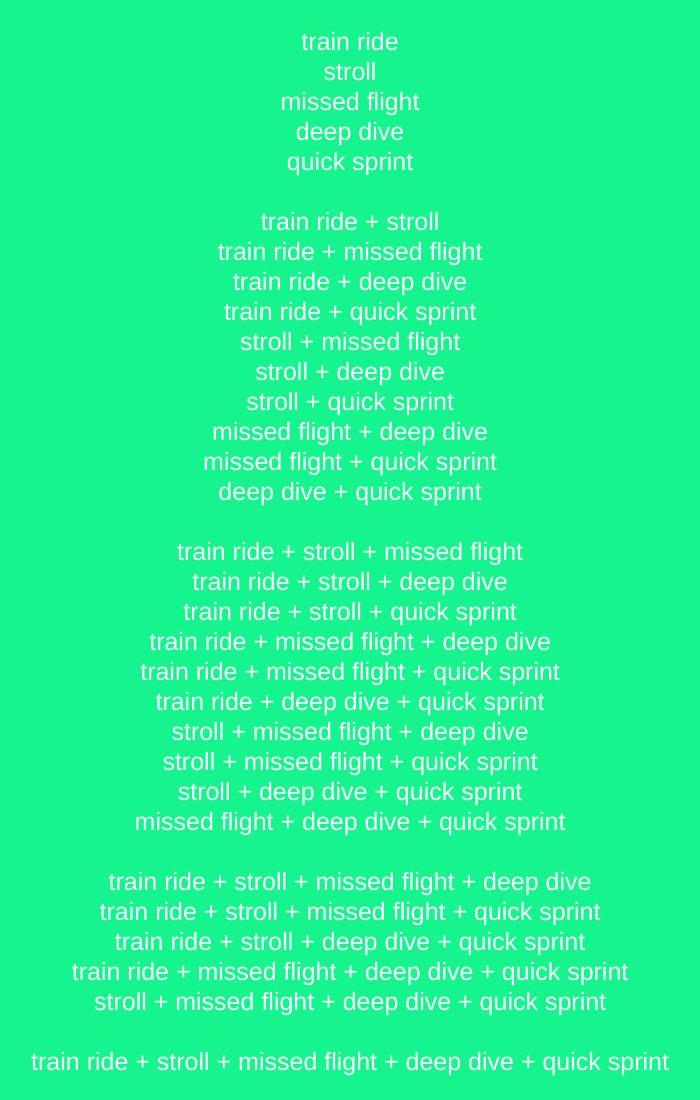
Frame 1 (no input)
Frame 60 (no input): identical to frame 1, image omitted
Frame 120 (the mouse pressed at the canvas centre since frame 60): identical to frame 1, image omitted

The p5.js sketch that drew this single still picture (run headless with seeded random() and noise() and a simulated clock; from frame 60 on, the mouse is pressed at the canvas centre):

// p5.js sketch
// ── sketch.js
// This sketch introduces the concepts of permutations and combinations

// Suggestions:
// - Combinations are subsets, and the order of the elements does not matter.
// This is equivalent to enumerating all the ways you can select a certain
// number of elements from a set. 

// define our variables
let a, p;

function setup() {

  createCanvas(700, 1100);

  // material for permutations and combinations
  // BEWARE! The computation for this list grows very, very fast,
  // and your browser will quickly run out of resources
  // (also, you may have to increase the canvas size)
  a = ["train ride", "stroll", "missed flight", "deep dive", "quick sprint"];
  // a = ["banana", "strawberry", "cucumber", "porridge", "apple"];

  p = combinator(a); //  all combinations (sets of various lengths). Order does not matter!

  // we prepare our canvas, text size, we don't cut words at the end of lines, and select a font
  fill(255);
  textSize(25);
  textWrap(WORD);
  textAlign(CENTER);
  textFont('Helvetica');

}

function draw() {

  background(22, 245, 141);

  let currentLength = 1; // we start with single words
  let topMargin = 50;

  // display the results
  for (let i = 0; i < p.length; i++) {
    if (p[i].length > currentLength) {
      currentLength++; // update our current length
      topMargin += 30; // cheeky: update the top margin to add an empty line
    }
    text(p[i].join(' + '), width/2, topMargin + i*30);
  }

}

// ----------------------------------------
// THE UNDERBELLY
// ----------------------------------------

// ----------------------------------------
// Permutations
// ------------

// https://stackoverflow.com/a/20871714
// generate all permutations of an array
// Order matters! [a,b] =/= [b,a]

const permutator = (inputArr) => {
  let result = [];

  const permute = (arr, m = []) => {
    if (arr.length === 0) {
      result.push(m)
    } else {
      for (let i = 0; i < arr.length; i++) {
        let curr = arr.slice();
        let next = curr.splice(i, 1);
        permute(curr.slice(), m.concat(next))
      }
    }
  }

  permute(inputArr)

  return result;
}

// ----------------------------------------
// Combinations
// ------------

/**
 * Copyright 2012 Akseli Palén.
 * Created 2012-07-15.
 * Licensed under the MIT license.
 */

// https://stackoverflow.com/a/37075399
// generate all combinations of a set:
// Order doesn't matter! [a,b] == [b,a]

// 1) all k combinations (all different sets of k elements from array)

function k_combinator(set, k) {
  let i, j, combs, head, tailcombs;
  if (k > set.length || k <= 0) {
    return [];
  }
  if (k == set.length) {
    return [set];
  }
  if (k == 1) {
    combs = [];
    for (i = 0; i < set.length; i++) {
      combs.push([set[i]]);
    }
    return combs;
  }
  combs = [];
  for (i = 0; i < set.length - k + 1; i++) {
    head = set.slice(i, i+1);
    tailcombs = k_combinator(set.slice(i + 1), k - 1);
    for (let j = 0; j < tailcombs.length; j++) {
      combs.push(head.concat(tailcombs[j]));
    }
  }
  return combs;
}

// 2) all possible combinations (all sets of 1 element, 2 elements, ... n = total length of array)

function combinator(set) {
  var k, i, combs, k_combs;
  combs = [];
  for (k = 1; k <= set.length; k++) {
    k_combs = k_combinator(set, k);
    for (i = 0; i < k_combs.length; i++) {
      combs.push(k_combs[i]);
    }
  }
  return combs;
}
